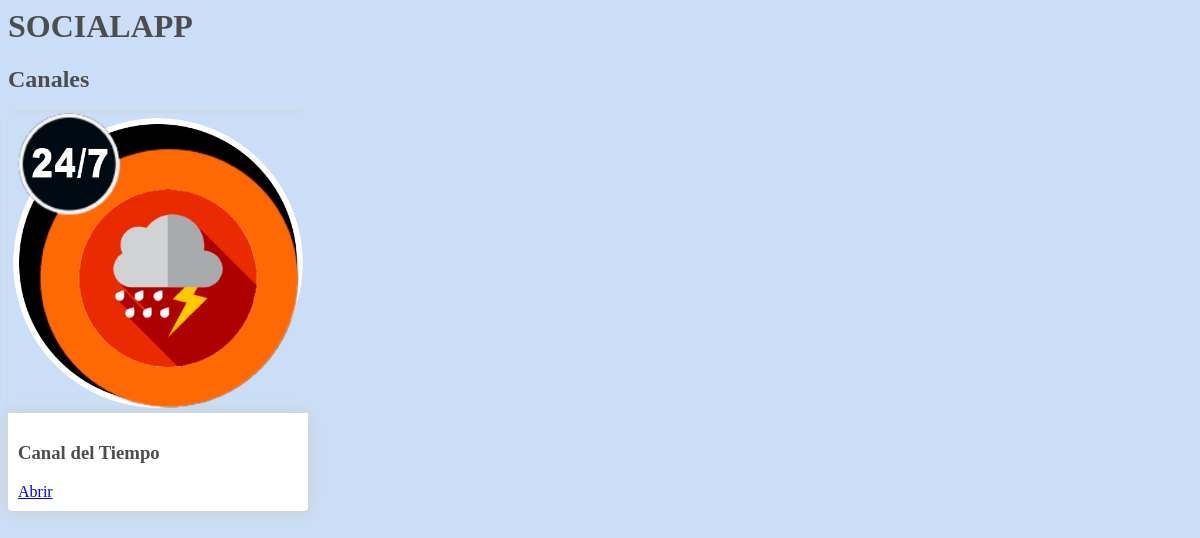
The page / on the database its author committed.
### myapi/models.py (models this page shows, shortened)
class Canal(models.Model):
	id_c = models.BigAutoField(primary_key=True)
	nombre_c = models.CharField(max_length=60)
	imagen_c = models.ImageField(null=True, blank=True)
	descripcion_c = models.CharField(max_length=200)
	id_tag = models.ForeignKey(Tag, on_delete=models.SET_NULL, null=True)
	@property
	def imageURL(self):
		try:
			url = self.imagen_c.url
		except:
			url = ''
		return url

### myapi/views.py (the view)
# urls.py: path('', index, name=""),
def index(request):
	canales = Canal.objects.all().order_by('nombre_c')
	context = {'canales':canales}
	return render(request, "landing/index.html", context)

### myapi/templates/landing/index.html (shortened to what this page needs)
{% extends 'base.html' %}
{% load static %}
{% block content %}
	<div class="row">
		<h1>SOCIALAPP</h1>
		<div class="artista">
			{% if canales|length < 1  %}
				<h2>No hay canales</h2>
			{% else %}
				<h2>Canales</h2>
				{% for canal in canales %}
				<div class="col-lg-4">
					<img class="thumbnail" src="static{{canal.imageURL}}">
					<div class="box-element product">
						<h3><strong>{{canal.nombre_c}}</strong></h3>
						<a href="{% url 'canal' %}?id={{canal.id_c}}" class="btn btn-outline-secondary artistimg">Abrir</a>
					</div>
				</div>
				{% endfor %}
			{% endif %}
		</div>
	</div>
{% endblock content %}

### static/css/main.css (style rules this page uses)
body { background-color: hsl(212, 74%, 88%); }
h1,h2,h3,h4,h5,h6 { color:hsl(0, 0%, 30%); }
.box-element { box-shadow:hsl(0, 0%, 80%) 0 0 16px; background-color: #fff; border-radius: 4px; padding: 10px; }
.thumbnail { width: 100%; height: auto; max-width: 578px; max-height: 324px; -webkit-box-shadow: -1px -3px 5px -2px rgba(214,214,214,1); -moz-box-shadow: -1px -3px 5px -2px rgba(214,214,214,1); box-shadow: -1px -3px 5px -2px rgba(214,214,214,1); }
.product { border-radius: 0 0 4px 4px; }
.col-lg-4, .col-lg-6, .col-lg-8, .col-lg-12 { margin-top: 10px; }
.btn { border-radius: 0; }
.artistimg { max-width: 150px; max-height: 150px; }
.artista { max-width: 300px; }

### rows shown on the page
Canal: imageURL (picture), nombre_c "Canal del Tiempo"
